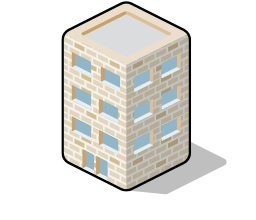
#> input picture web/mapa/bld_apartments_brickwhite_a.png, 256 x 220 px, found by its file name
$ python gerar_torres.py
#> lines starting #> are read from the running program, lines starting #| are printed output that depends on the picture
#!/usr/bin/env python3
"""Gera uma torre (estilo Prepacoin) por app, cada uma com a cor de
marca real do PreparaPortal.

Troca por FAIXA DE MATIZ, não por uma lista de tons conhecidos: uma
primeira versão trocava só os 2-3 tons de tijolo mais comuns e deixava
bocados por recolorir (o sprite tem mais variações de sombra do que as
amostradas). Aqui, qualquer pixel cuja matiz original caia na banda
"tijolo" (laranja/creme, ~8-58 graus) e tenha alguma saturação passa a
usar a matiz e saturação da cor da marca, mantendo a SUA luminosidade
original — preserva o relevo e as sombras do sprite pixel a pixel, sem
depender de uma lista.

Fonte: kit "Isometric City" (Buildings/bld_apartments_brickwhite_*.png
e bld_apartments_brickbrown_*.png), duas formas × duas variantes (a/b),
para dar alguma diferença de silhueta às 12 torres.

Uso:
    python ferramentas/gerar_torres.py
    (precisa do kit original em C:\\Users\\devel\\Downloads\\Cidades\\Isometric City —
    só é preciso correr de novo se mudar alguma cor de marca)
"""
import colorsys
import pathlib
from PIL import Image

SRC = pathlib.Path(r"C:\Users\devel\Downloads\Cidades\Isometric City\Buildings")
OUT = pathlib.Path(__file__).resolve().parent.parent / "web" / "mapa"

FAIXA_MATIZ = (8 / 360, 58 / 360)   # banda de tijolo/creme
SATURACAO_MIN = 0.04                 # abaixo disto é cinza/branco/preto -- não é tijolo

# (ficheiro base do kit, ficheiro de saída, cor de marca real)
APPS_TORRE = [
    ("bld_apartments_brickwhite_a.png", "bld_torre_subsight.png",  "#FF7F00"),
    ("bld_apartments_brickwhite_b.png", "bld_torre_prepacoin.png", "#C7D93E"),  # marca é #EBFF78, mas lavava a parede -- versão mais funda
    ("bld_apartments_brickbrown_a.png", "bld_torre_cartorio.png",  "#69B518"),
    ("bld_apartments_brickbrown_b.png", "bld_torre_at.png",        "#5B3F8C"),
    ("bld_apartments_brickwhite_a.png", "bld_torre_segsocial.png", "#F4B400"),
    ("bld_apartments_brickwhite_b.png", "bld_torre_dr.png",        "#69092D"),
    ("bld_apartments_brickbrown_a.png", "bld_torre_emdia.png",     "#536DFE"),
    ("bld_apartments_brickbrown_b.png", "bld_torre_openlab.png",   "#6C3BFF"),
    ("bld_apartments_brickwhite_a.png", "bld_torre_talentos.png",  "#B9433F"),
    ("bld_apartments_brickwhite_b.png", "bld_torre_clientify.png", "#E85002"),
    ("bld_apartments_brickbrown_a.png", "bld_torre_aeromail.png",  "#0F766E"),
    ("bld_apartments_brickbrown_b.png", "bld_torre_pulso.png",     "#1F2747"),
]


def hex_para_hs(hexcor: str):
    hexcor = hexcor.lstrip("#")
    r, g, b = (int(hexcor[i:i + 2], 16) / 255 for i in (0, 2, 4))
    h, l, s = colorsys.rgb_to_hls(r, g, b)
    return h, min(1.0, s * 1.08 + 0.06)  # um pouco mais saturado que a cor plana


def recolorir(ficheiro_base: str, cor: str, destino: pathlib.Path) -> None:
#> called with ficheiro_base = 'bld_apartments_brickwhite_a.png', cor = '#FF7F00'
    alvo_h, alvo_s = hex_para_hs(cor)
    im = Image.open(SRC / ficheiro_base).convert("RGBA")
#> im is the input picture: PIL image 256x220 RGBA; mean R, G, B, A 70.6, 69.9, 65.8, 95.6
    px = im.load()
    for y in range(im.height):
        for x in range(im.width):
            r, g, b, a = px[x, y]
            if a == 0:
                continue
            h, l, s = colorsys.rgb_to_hls(r / 255, g / 255, b / 255)
            if s < SATURACAO_MIN or not (FAIXA_MATIZ[0] <= h <= FAIXA_MATIZ[1]):
                continue
            nr, ng, nb = colorsys.hls_to_rgb(alvo_h, l, alvo_s)
            px[x, y] = (round(nr * 255), round(ng * 255), round(nb * 255), a)
    im.save(destino)
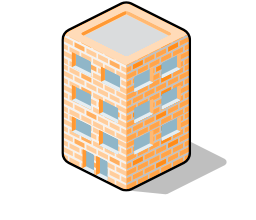
#> saved as bld_torre_subsight.png: PIL image 256x220 RGBA; mean R, G, B, A 79.8, 68.6, 56.6, 95.6; transparent parts drawn white


def main() -> None:
    for base, saida, cor in APPS_TORRE:
        recolorir(base, cor, OUT / saida)
        print("recolorido", saida)


if __name__ == "__main__":
#> (the run stopped early here; a loop or call above may not have finished)
